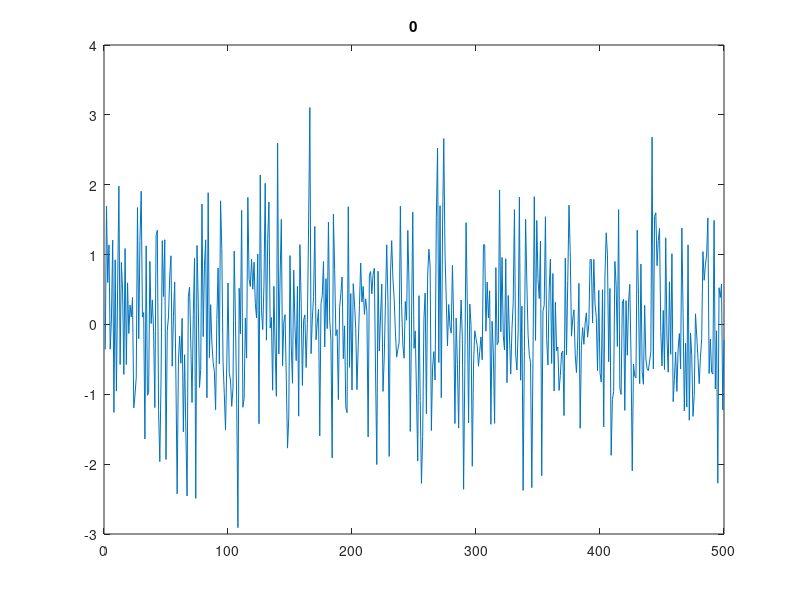

Here is the MATLAB script that generated this plot:
clear;
close all
B=200;
T=500;
pos_index=randi(T-1,B,1);
A=10;
pos_signal=zeros(T,B);
win=300;
%%%%%%%spike noise%%%%%%%
% spike_index=randi(T-1,B/2,1);
% sA_pos=100+10*randn(B/2,1);
for b=1:B
    pos_signal(1:pos_index(b),b)=A+randn(1,pos_index(b));
    pos_signal(pos_index(b)+1:end,b)=-A+randn(1,T-pos_index(b));
    X(1,:,b)=pos_signal(:,b)-mean(pos_signal(:,b));
%     if b<=B/2
%         X(1,spike_index(b),b)=sA_pos(b);
%     end
    y{b}=[zeros(1,T);ones(1,T)];
    y{b}(1,pos_index(b))=1;
    y{b}(2,pos_index(b))=0;
    X_new=[X(:,1,b)*ones(1,ceil(win/2)-1) ,X(:,:,b), X(:,end,b)*ones(1,floor(win/2))];
        for j=1:T
            temp=X_new(:,j:j+win-1)';
            X2{b}(:,j)=[temp; 1];
        end
    Y(b,1)=1;
end
for b=1:B/2
    X(:,:,B+b)=randn(1,T);
    X_new=[zeros(1,ceil(win/2)-1) ,X(:,:,B+b), zeros(1,floor(win/2))];
        for j=1:T
            temp=X_new(:,j:j+win-1)';
            X2{B+b}(:,j)=[temp; 1];
        end
    y{B+b}=[zeros(1,T);ones(1,T)];
    Y(B+b,1)=0;
end
% %%%%%%making spike noise in the negative data%%%%%%%%
% neg_index=randi(T-1,B/2,1);
% sA=100+10*randn(B/2,1);
% for b=1:B/2
%     X(:,:,1.5*B+b)=randn(1,T);
%     X(:,neg_index(b),1.5*B+b)=sA(b);
%     X_new=[zeros(1,ceil(win/2)-1) ,X(:,:,1.5*B+b),zeros(1,floor(win/2))];
%         for j=1:T
%             temp=X_new(:,j:j+win-1)';
%             X2{1.5*B+b}(:,j)=[temp; 1];
%         end
%     y{1.5*B+b}=[zeros(1,T);ones(1,T)];
%     Y(1.5*B+b,1)=0;
% end

for b=1:size(X,3)
    figure(1)
    plot(X(:,:,b));
    title(num2str(Y(b)))
    pause()
end
save('synsignal_1d.mat','X','X2','y','Y','win');